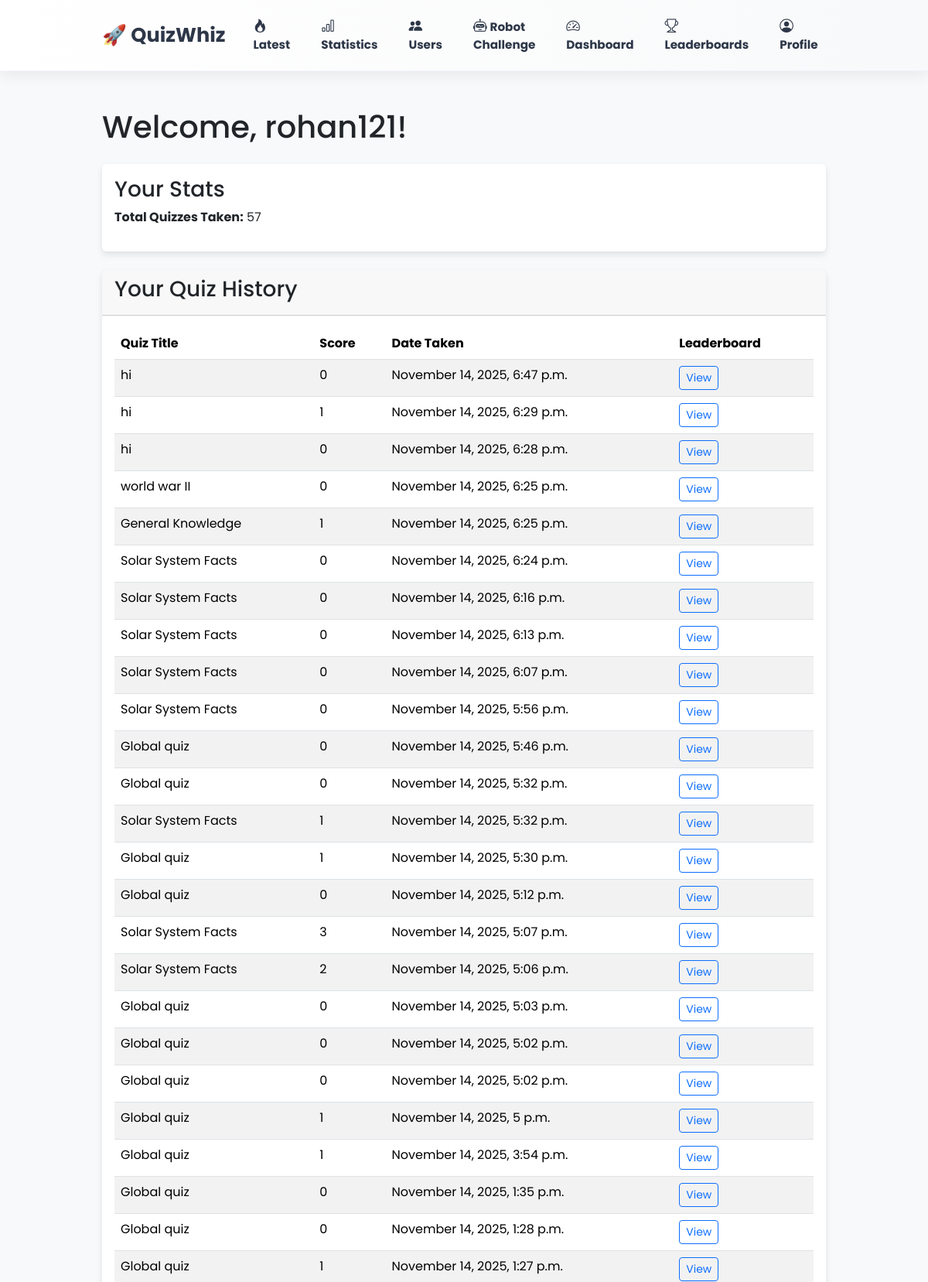
Screenshot of /dashboard/ (signed in, upper part) with the database file from the repository.
### quiz/models.py (models this page shows, shortened)
class QuizResult(models.Model):
    user = models.ForeignKey(User, on_delete=models.CASCADE)
    quiz = models.ForeignKey(Quiz, on_delete=models.CASCADE)
    score = models.IntegerField()
    selected_answers = models.JSONField(null=True, blank=True)
    timestamp = models.DateTimeField(auto_now_add=True)

class Quiz(models.Model):
    DIFFICULTY_CHOICES = [
        ('Easy', 'Easy'),
        ('Medium', 'Medium'),
        ('Hard', 'Hard'),
    ]
    title = models.CharField(max_length=200)
    topic = models.CharField(max_length=100)
    difficulty = models.CharField(max_length=10, choices=DIFFICULTY_CHOICES, default='Medium')
    is_featured = models.BooleanField(default=False, help_text="Show in Latest Quizzes section")
    created_at = models.DateTimeField(auto_now_add=True, null=True, blank=True)
    class Meta:
        ordering = ['-created_at']

### quiz/views.py (the view)
# urls.py: path('dashboard/', views.dashboard, name='dashboard'),
@login_required
def dashboard(request):
    results = QuizResult.objects.filter(user=request.user).order_by('-timestamp')
    total_quizzes_taken = results.count()
    return render(request, 'quiz/dashboard.html', {'results': results, 'total_quizzes_taken': total_quizzes_taken})

### quiz/templates/quiz/dashboard.html (shortened to what this page needs)
{% extends 'quiz/base.html' %}
{% block content %}
<h1 class="mb-4">Welcome, {{ user.username }}!</h1>
<div class="card mb-4">
    <div class="card-body">
        <h3>Your Stats</h3>
        <p><strong>Total Quizzes Taken:</strong> {{ total_quizzes_taken }}</p>
    </div>
</div>
<div class="card">
    <div class="card-header">
        <h3>Your Quiz History</h3>
    </div>
    <div class="card-body">
        <div class="table-responsive">
            <table class="table table-striped">
                <thead>
                    <tr>
                        <th>Quiz Title</th>
                        <th>Score</th>
                        <th>Date Taken</th>
                        <th>Leaderboard</th>
                    </tr>
                </thead>
                <tbody>
                    {% for result in results %}
                    <tr>
                        <td>{{ result.quiz.title }}</td>
                        <td>{{ result.score }}</td>
                        <td>{{ result.timestamp|date:"F d, Y, P" }}</td>
                        <td><a href="{% url 'leaderboard' result.quiz.id %}" class="btn btn-sm btn-outline-primary">View</a></td>
                    </tr>
                    {% empty %}
                    <tr>
                        <td colspan="4" class="text-center">You haven't taken any quizzes yet.</td>
                    </tr>
                    {% endfor %}
                </tbody>
            </table>
        </div>
    </div>
</div>
{% endblock %}

### rows the page displays
QuizResult: quiz "hi", score "0", timestamp "November 14, 2025, 6:47 p.m."
QuizResult: quiz "hi", score "1", timestamp "November 14, 2025, 6:29 p.m."
QuizResult: quiz "hi", score "0", timestamp "November 14, 2025, 6:28 p.m."
QuizResult: quiz "world war II", score "0", timestamp "November 14, 2025, 6:25 p.m."
QuizResult: quiz "General Knowledge", score "1", timestamp "November 14, 2025, 6:25 p.m."
QuizResult: quiz "Solar System Facts", score "0", timestamp "November 14, 2025, 6:24 p.m."
QuizResult: quiz "Solar System Facts", score "0", timestamp "November 14, 2025, 6:16 p.m."
QuizResult: quiz "Solar System Facts", score "0", timestamp "November 14, 2025, 6:13 p.m."
QuizResult: quiz "Solar System Facts", score "0", timestamp "November 14, 2025, 6:07 p.m."
QuizResult: quiz "Solar System Facts", score "0", timestamp "November 14, 2025, 5:56 p.m."
QuizResult: quiz "Global quiz", score "0", timestamp "November 14, 2025, 5:46 p.m."
QuizResult: quiz "Global quiz", score "0", timestamp "November 14, 2025, 5:32 p.m."
QuizResult: quiz "Solar System Facts", score "1", timestamp "November 14, 2025, 5:32 p.m."
QuizResult: quiz "Global quiz", score "1", timestamp "November 14, 2025, 5:30 p.m."
QuizResult: quiz "Global quiz", score "0", timestamp "November 14, 2025, 5:12 p.m."
QuizResult: quiz "Solar System Facts", score "3", timestamp "November 14, 2025, 5:07 p.m."
QuizResult: quiz "Solar System Facts", score "2", timestamp "November 14, 2025, 5:06 p.m."
QuizResult: quiz "Global quiz", score "0", timestamp "November 14, 2025, 5:03 p.m."
QuizResult: quiz "Global quiz", score "0", timestamp "November 14, 2025, 5:02 p.m."
QuizResult: quiz "Global quiz", score "0", timestamp "November 14, 2025, 5:02 p.m."
QuizResult: quiz "Global quiz", score "1", timestamp "November 14, 2025, 5 p.m."
QuizResult: quiz "Global quiz", score "1", timestamp "November 14, 2025, 3:54 p.m."
QuizResult: quiz "Global quiz", score "0", timestamp "November 14, 2025, 1:35 p.m."
QuizResult: quiz "Global quiz", score "0", timestamp "November 14, 2025, 1:28 p.m."
QuizResult: quiz "Global quiz", score "1", timestamp "November 14, 2025, 1:27 p.m."

### other values shown
{{ user.username }} "rohan121"
{{ total_quizzes_taken }} "57"
